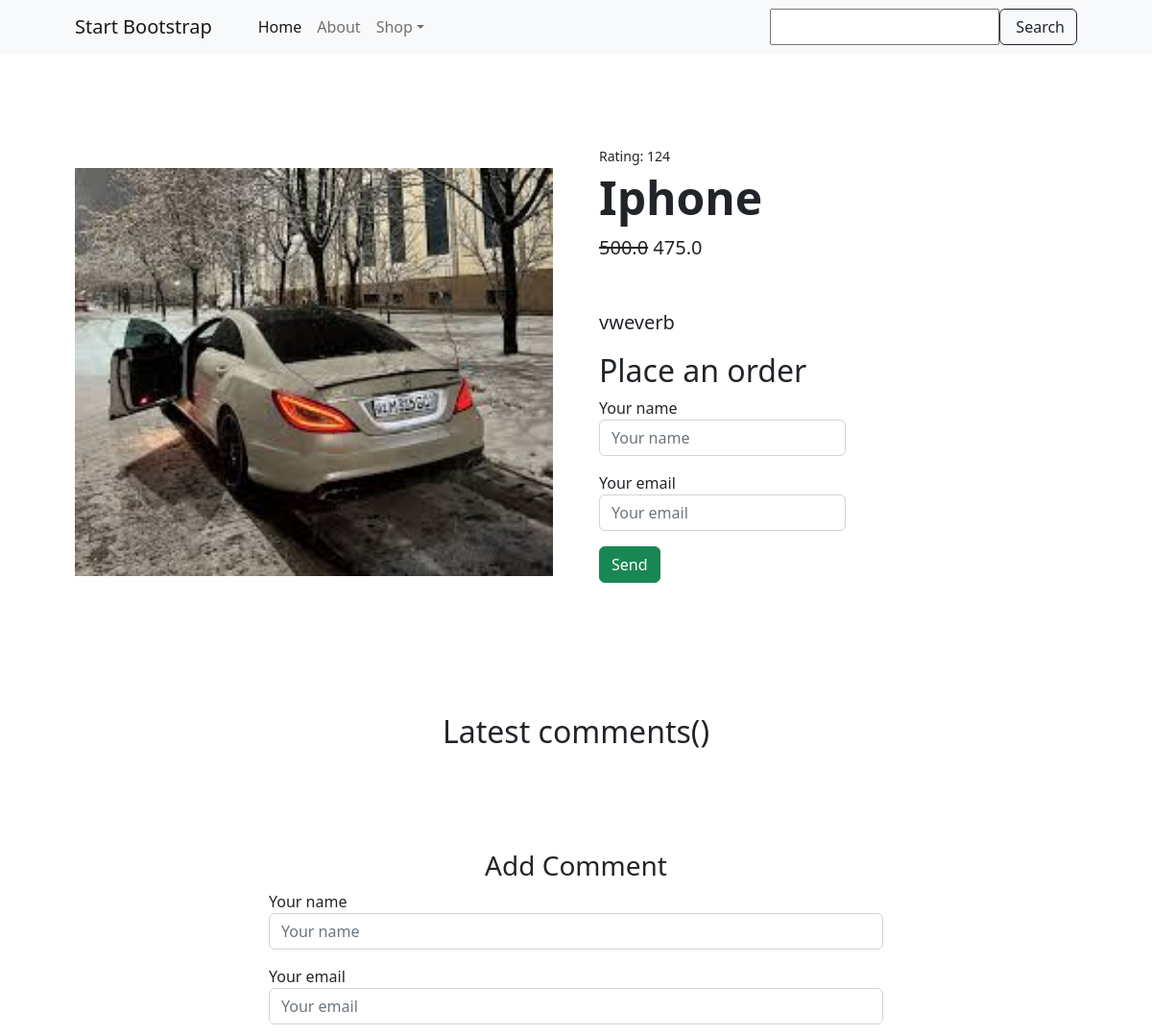
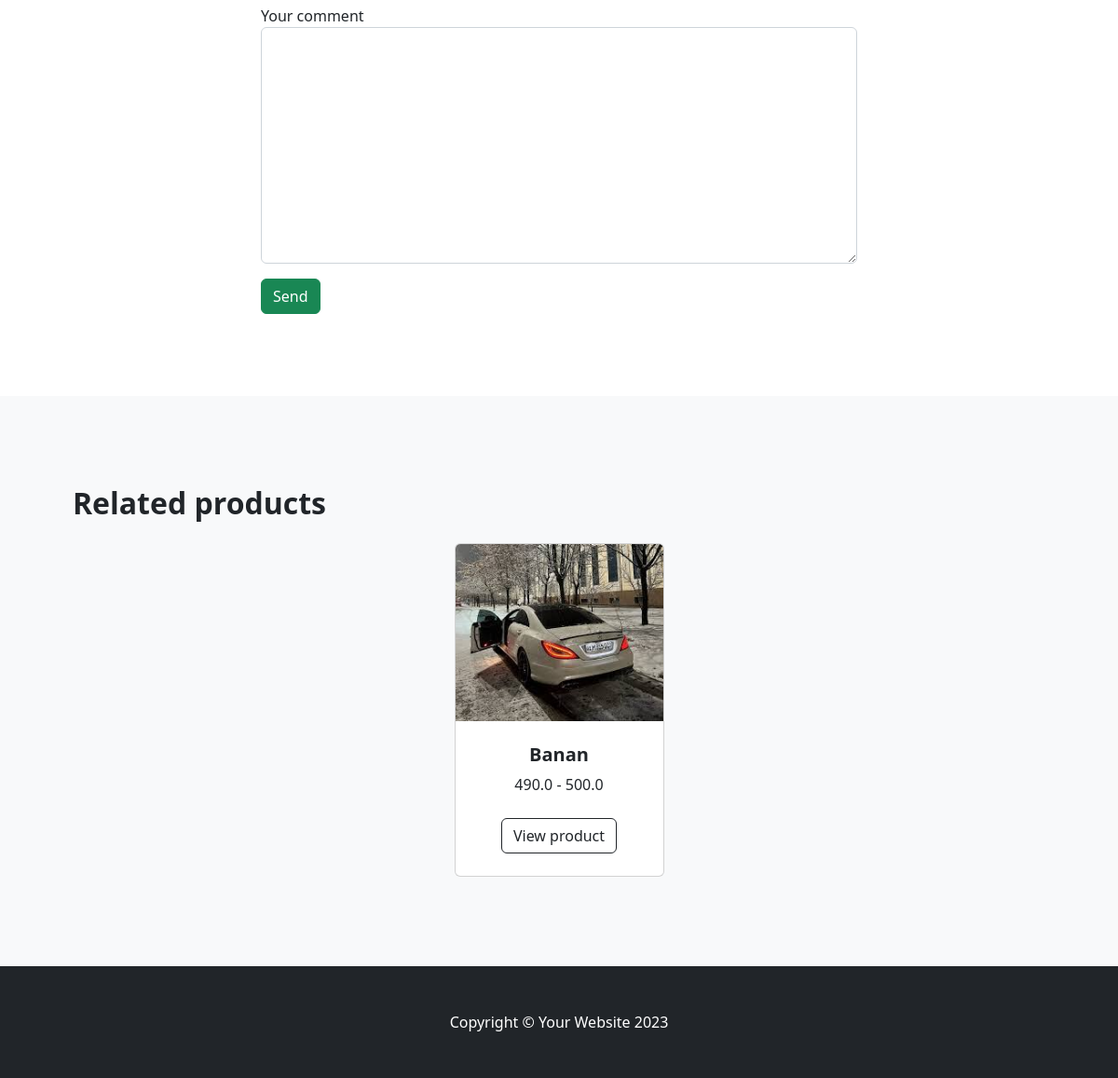
Page /shop/detail/4/ on the committed database (2 pictures, top to bottom).
### shop/models.py (models this page shows, shortened)
class Product(models.Model):
    class RatingChoices(models.IntegerChoices):
        zero = 0
        one = 1
        two = 2
        three = 3
        four = 4
        five = 5
    name = models.CharField(max_length=100)
    description = models.TextField(null=True, blank=True)
    price = models.FloatField()
    discount = models.IntegerField(null=True, blank=True)
    rating = models.IntegerField(choices=RatingChoices.choices, default=RatingChoices.zero.value)
    quantity = models.IntegerField(default=1)
    image = models.ImageField(upload_to='images/')
    category = models.ForeignKey('Category', on_delete=models.CASCADE, related_name='products')
    default_category = models.ForeignKey('Category', on_delete=models.CASCADE, related_name='default_products',
                                         default=1)
    @property
    def discounted_price(self):
        if self.discount > 0:
            return self.price * (1 - self.discount / 100)
        return self.price

### shop/views.py (the view)
# urls.py: path('detail/<int:product_id>/', detail, name='detail'),
def detail(request, product_id):
    product = Product.objects.get(pk=product_id)
    related_products = Product.objects.filter(category=product.category).exclude(id=product.id)
    context = {'product': product,
               'related_products': related_products
               }
    return render(request, 'shop/detail.html', context)

### shop/templates/shop/detail.html (shortened to what this page needs)
{% extends 'base.html' %}
{% load static %}
    {% block content %}
        <nav class="navbar navbar-expand-lg navbar-light bg-light">
            <div class="container px-4 px-lg-5">
                <a class="navbar-brand" href="#!">Start Bootstrap</a>
                <div class="collapse navbar-collapse" id="navbarSupportedContent">
                    <ul class="navbar-nav me-auto mb-2 mb-lg-0 ms-lg-4">
                        <li class="nav-item"><a class="nav-link active" aria-current="page" href="/shop">Home</a></li>
                        <li class="nav-item"><a class="nav-link" href="#!">About</a></li>
                        <li class="nav-item dropdown">
                            <a class="nav-link dropdown-toggle" id="navbarDropdown" href="#" role="button" data-bs-toggle="dropdown" aria-expanded="false">Shop</a>
                        </li>
                    </ul>
                    <form class="d-flex">
                        <input type="text" class="form-contro">
                        <button class="btn btn-outline-dark" type="submit">
                            Search
                        </button>
                    </form>
                </div>
            </div>
        </nav>
        <section class="py-5">
            <div class="container px-4 px-lg-5 my-5">
                <div class="row gx-4 gx-lg-5 align-items-center">
                    <div class="col-md-6"><img class="card-img-top mb-5 mb-md-0" src="{{ product.image.url }}" alt="" /></div>
                    <div class="col-md-6">
                        <div class="small mb-1">Rating: 124 </div>
                        <h1 class="display-5 fw-bolder">{{ product.name }}</h1>
                        <div class="fs-5 mb-5">
                            <span class="text-decoration-line-through">{{ product.price }}</span>
                            <span>{{ product.discounted_price }}</span>
                        </div>
                        <p class="lead">{{ product.description }}</p>
                        <div class="d-flex">
                            <form method="post">
                                <div class="form-group">
                                    <h2>Place an order</h2>
                                </div>
                                <div class="form-group mb-3">
                                  <label for="formGroupExampleInput">Your name</label>
                                  <input type="text" class="form-control" name="name" placeholder="Your name">
                                </div>
                                <div class="form-group mb-3">
                                  <label for="formGroupExampleInput2">Your email</label>
                                  <input type="text" class="form-control" name="email" placeholder="Your email">
                                </div>
                                  <div class="form-group mb-3">
                                    <input type="button" class="btn btn-success" value="Send">
                                  </div>
                              </form>
                        </div>
                    </div>
                </div>
            </div>
        </section>
        <div class="container mt-4 mb-4">
            <div class="row">
                <div class="col-12">
                    <div class="text-center">
                        <h2>Latest comments({{ comments.count }})</h2>
                    </div>
                </div>
                <div class="col-8 offset-2 mt-5">
                    <div class=" p-5">
                        <div class="text-center">
                            <h3>Add Comment</h3>
                        </div>
                    <form method="post" action="{% url 'add_comment' product.id %}">
                    <div class="form-group mb-3">
                        <label for="formGroupExampleInput">Your name</label>
                        <input type="text" class="form-control" name="name" placeholder="Your name">
                    </div>
                    <div class="form-group mb-3">
                        <label for="formGroupExampleInput2">Your email</label>
                        <input type="text" class="form-control" name="email" placeholder="Your email">
                    </div>
                    <div class="form-group mb-3">
                        <label for="formGroupExampleInput2">Your comment</label>
                        <textarea name="body" class="form-control" id="" cols="30" rows="10"></textarea>
                    </div>
                    <div class="form-group mb-3">
                        <input type="submit" class="btn btn-success" value="Send">
                    </div>
                </form>
                    </div>
                </div>
            </div>
        </div>
        {% for rel_pr in related_products %}
            <section class="py-5 bg-light">
            <div class="container px-4 px-lg-5 mt-5">
                <h2 class="fw-bolder mb-4">Related products</h2>
                <div class="row gx-4 gx-lg-5 row-cols-2 row-cols-md-3 row-cols-xl-4 justify-content-center">
                    <div class="col mb-5">
                        <div class="card h-100">
                            <img class="card-img-top"
                            src="{{ rel_pr.image.url }}" alt="..." />
                            <div class="card-body p-4">
                                <div class="text-center">
                                    <h5 class="fw-bolder">{{ rel_pr.name }}</h5>
                                    {{ rel_pr.discounted_price }} - {{ rel_pr.price }}
                                </div>
                            </div>
                            <div class="card-footer p-4 pt-0 border-top-0 bg-transparent">
                                <div class="text-center"><a class="btn btn-outline-dark mt-auto" href="{% url 'detail' rel_pr.id %}">View product</a></div>
                            </div>
                        </div>
                    </div>
        {% endfor %}
                </div>
            </div>
        </section>
    {% endblock %}

### rows in the picture
Product: image (picture), name "Iphone", price "500.0", discounted_price "475.0", description "vweverb"
Product: image (picture), name "Banan", discounted_price "490.0", price "500.0"
